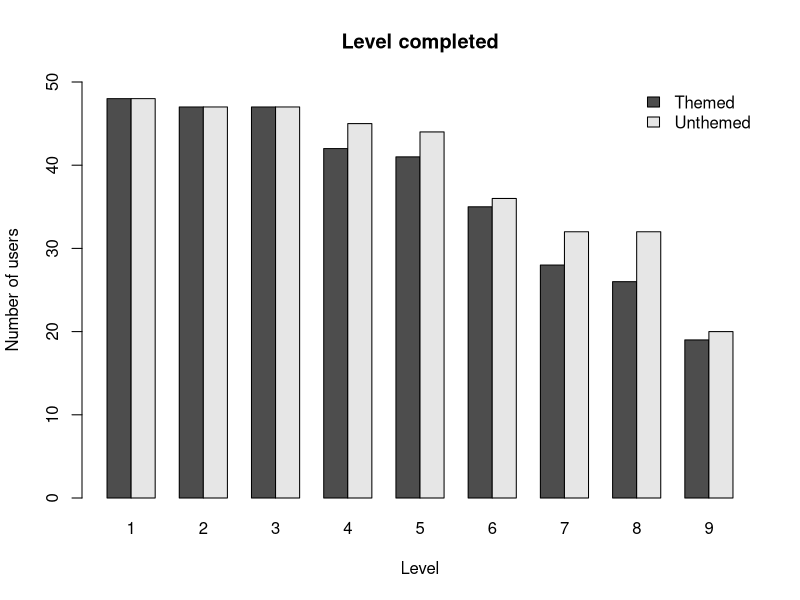

This figure's R source:
database <- read.csv("database.csv")

# won games
won <- database[database$won == 1,]

# filter
wonLevelUsers <- subset(won, select = c(user, level, theme))

#split theme en no theme
themeWonLevelUsers <- unique(wonLevelUsers[wonLevelUsers$theme == 1,])
noThemeWonLevelUsers <- unique(wonLevelUsers[wonLevelUsers$theme == 0,])

# tel aantal users dat level uitspeelt
themeNbOfUsersCompletedLevel <- data.frame(table(themeWonLevelUsers$level))
noThemeNbOfUsersCompletedLevel <- data.frame(table(noThemeWonLevelUsers$level))

# combine theme en no theme users
bothUsers <- data.frame(cbind(themeNbOfUsersCompletedLevel$Freq, noThemeNbOfUsersCompletedLevel$Freq))
matrixUsers <- do.call(rbind, bothUsers)

# grouped barplot replayers
barplot(matrixUsers, 
        main="Level completed",
        beside = TRUE,
        names.arg= noThemeNbOfUsersCompletedLevel$Var1,
        xlab="Level",
        ylim=c(0, 50),
        ylab="Number of users",
        legend.text = c("Themed", "Unthemed"),
        args.legend = list(x = "topright", bty="n"))